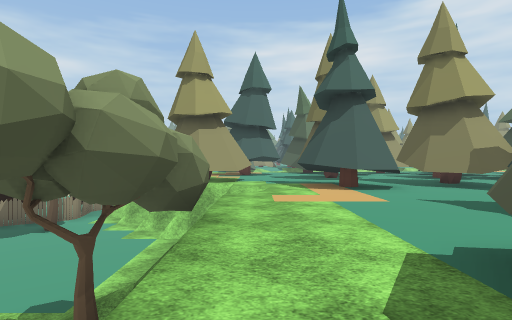
view 1 (above)

16 first-person views from a walk through a 3-D level made in the Unity game engine. The camera is 1.4 m above the floor, looks level and sees 80° across. The floor is counted in squares, 2 m on a side. Each view is taken from the middle of a square. On the plan, view 1 faces up. The plan holds only what a view shows up to about 10 squares ahead; the rest is blank. The place goes on beyond the plan. The player is left out. Some surface patterns are stand-ins.

view 2
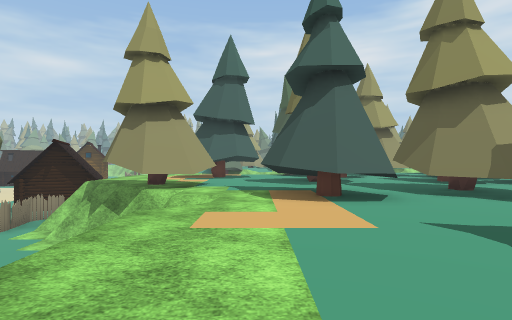

view 3
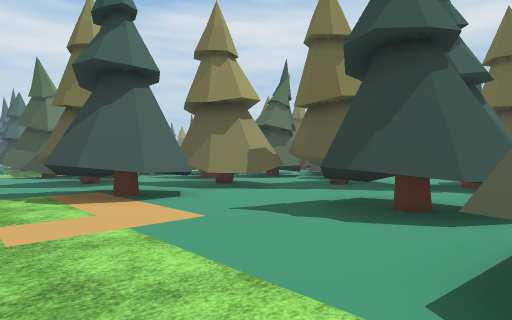

view 4
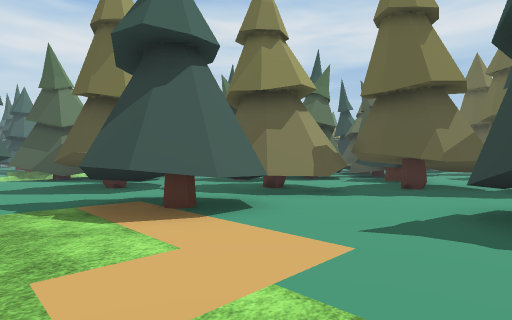

view 5
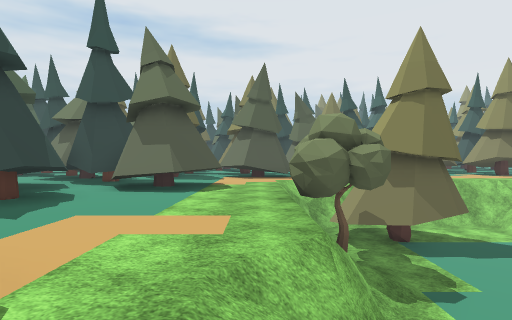

view 6
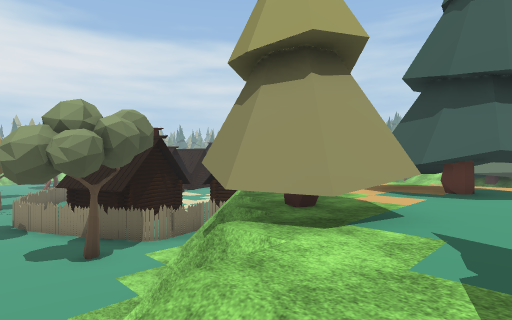

view 7
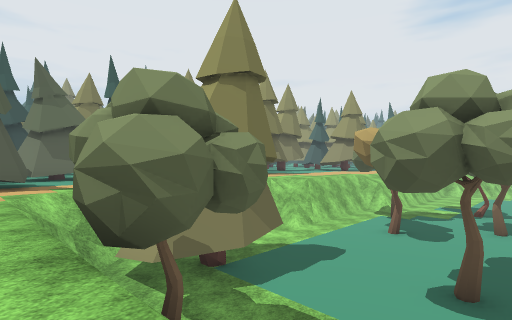

view 8
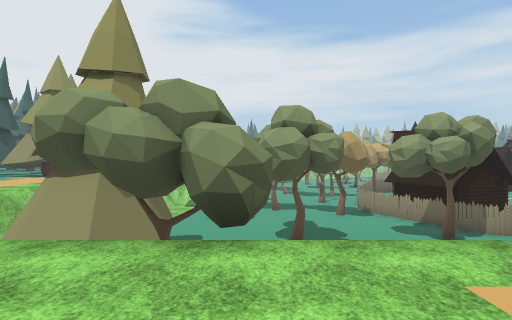

view 9
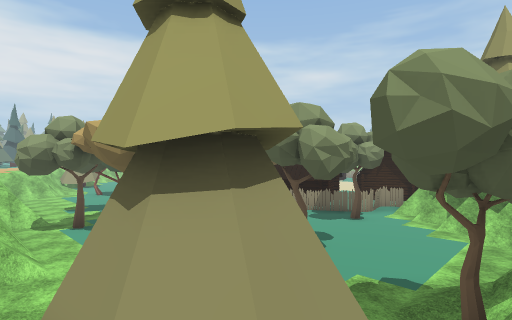

view 10
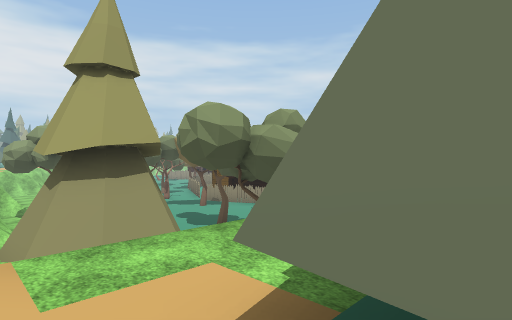

view 11
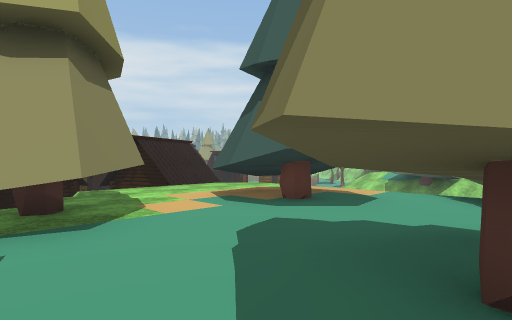

view 12
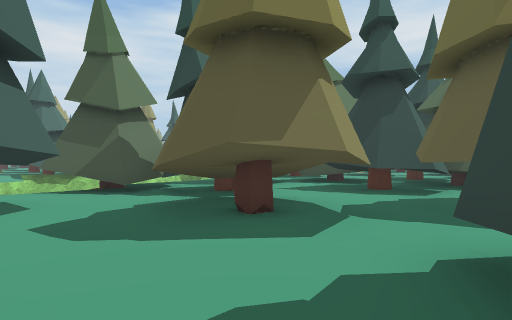

view 13
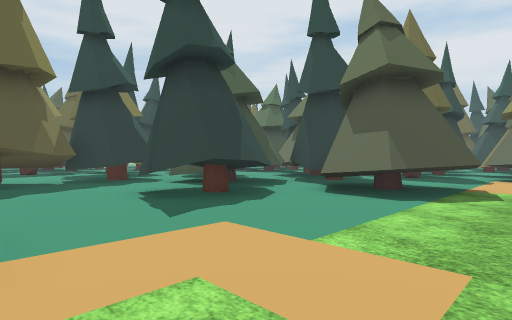

view 14
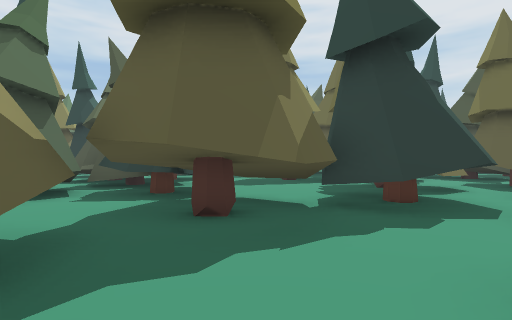

view 15
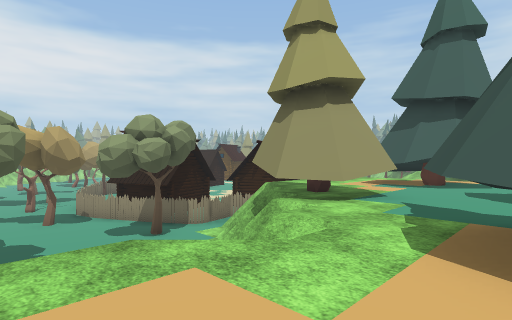

view 16
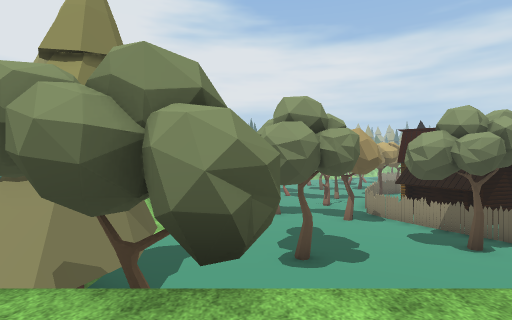

### Floor plan
Key: @ floor where view 1 was taken; # wall or solid block; x gap in a wall; . main floor; : floor 2.75 m higher than the main floor; / step, stairs or slope; v drop or lower ground; F fence; T tree; H house; O other object.
Columns run from 13 left of view 1 to 8 right of it. Each row starts with its distance up from view 1.
 14             ####
 13        F    ##:# #
 12     H FF#   #::###   #
 11     HH.F#####::####  #
 10    HHFO..####:::::#
  9   #FF..T..###::##:##
  8   F........# //##x####
  7    T........x/:##::::#
  6   ..........#:::::::##
  5  .T.....T../#::::::::#
  4  ........../T::::##::#
  3   ..T......T#::::#####
  2  .T..... ####::####
  1 #....... ### :#####
  0 # xv#/.. ### @######
 -1      #####vv::::: ##

Positions as (right, up) in squares from view 1, and headings:
1: (0, 0), facing up
2: (1, 2), facing up
3: (0, 2), facing up-right
4: (0, 4), facing up-right
5: (0, 9), facing down
6: (1, 7), facing up-left
7: (0, 6), facing down-left
8: (2, 4), facing left
9: (-1, -1), facing up-left
10: (2, -1), facing up-left
11: (3, 10), facing up-left
12: (0, 9), facing up-right
13: (0, 7), facing down-right
14: (4, 6), facing right
15: (2, 5), facing up-left
16: (1, 4), facing left
